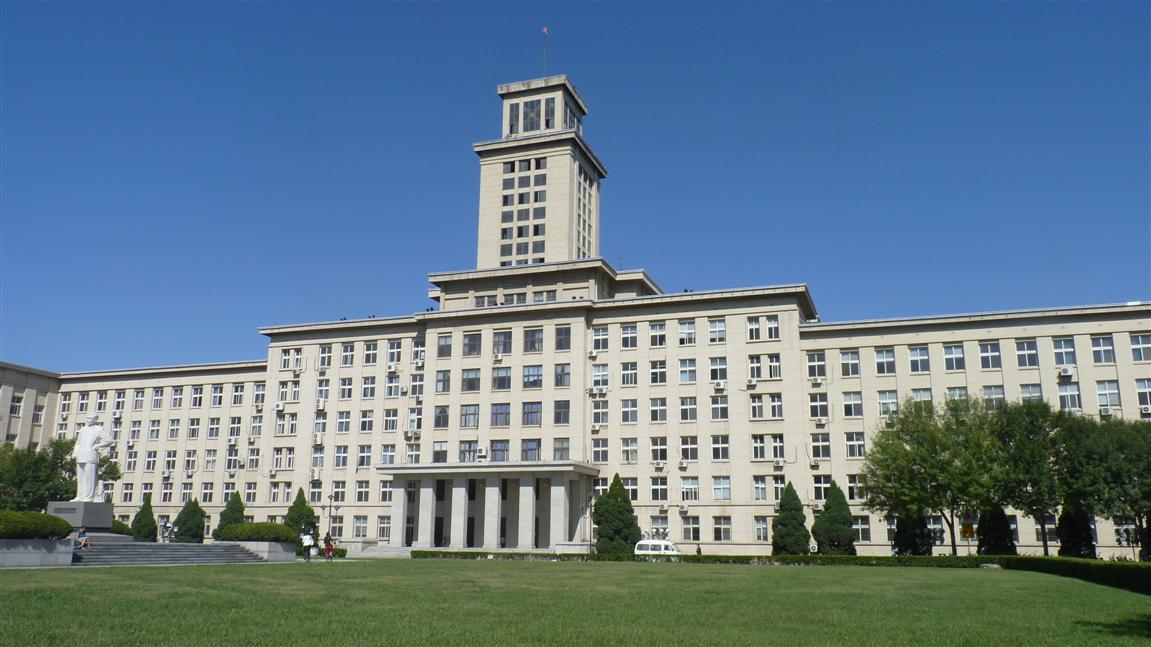
//> input picture Experiment1/testimg.jpg, 1151 x 647 px
$ ./HistogramDisplay   (built with g++ and OpenCV 4)
//> lines starting //> are read from the running program, lines starting //| are printed output that depends on the picture; after the words box and inside, x2 and y2 are one past the last pixel; in counts of white or black regions, pixels touching at a corner belong together
#include <iostream>
#include <fstream>
#include "opencv2/opencv.hpp"
#include "opencv2/imgproc/imgproc.hpp"
#include "opencv2/highgui/highgui.hpp"
#include <stdio.h>
using namespace cv;
using namespace std;

Mat myHist(Mat img)
{
	Mat Hist;

	/*
	���ƻ���ֱ��ͼ�ļ������
	*/

	// 1. �ֶ�����Ҷ�ֱ��ͼ����ʹ�� calcHist��
	int histSize = 256;
	int height = img.rows;
	int width = img.cols;
	vector<int> hist(histSize, 0);
	for (int i = 0; i < height; i++) {
		for (int j = 0; j < width; j++) {
			int val = img.at<uchar>(i, j);
			hist[val]++;
		}
	}

	// 2. ��һ��ֱ��ͼ�Ա����
	int histHeight = 400;
	int binWidth = 2;
	int maxCount = 0;
	for (int i = 0; i < histSize; i++) {
		if (hist[i] > maxCount) maxCount = hist[i];
	}

	// 3. ��������
	Hist = Mat::zeros(histHeight, histSize * binWidth, CV_8UC3);

	// 4. �ֶ�����ֱ��ͼ��״ͼ����ʹ�� calcHist �� normalize��
	for (int i = 0; i < histSize; i++)
	{
		// ���߰�����ӳ�䵽 histHeight
		int barHeight = 0;
		if (maxCount > 0) {
			barHeight = static_cast<int>(static_cast<double>(hist[i]) / maxCount * histHeight * 0.9);
		}
		rectangle(Hist,
			Point(i * binWidth, histHeight - barHeight),
			Point((i + 1) * binWidth - 1, histHeight - 1),
			Scalar(200, 200, 200),
			FILLED);
	}

	//���ظ���ԭͼ����Ƶ�ֱ��ͼ
	return Hist;
}

void main()
{
	Mat input = imread("testimg.jpg");
//> input is the input picture: 647 rows x 1151 cols, CV_8UC3; mean B, G, R 141.3, 123.7, 99.5

	Mat gray;
	//��ɫͼתΪ�Ҷ�ͼ
	cvtColor(input, gray, COLOR_BGR2GRAY);
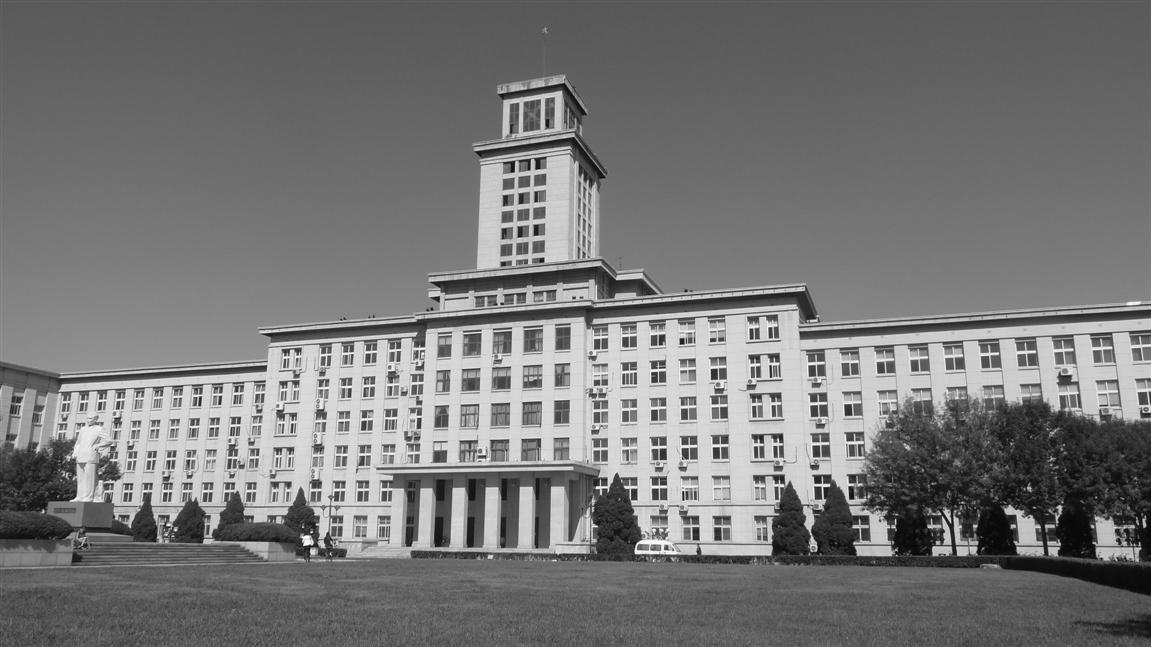
//> gray: 647 rows x 1151 cols, CV_8UC1; min 0, max 255, mean 118.4

	//ֱ��ͼ���ƣ�����ʵ��
	Mat Hist = myHist(gray);
//> after the loop in myHist, `for (int i = 0; i < height; i++)`: hist = 256 values, max 16576 at index 92, min 1 at index 0, mean 2909
//> the loop in myHist, `for (int i = 0; i < histSize; i++)` made 256 passes
//> maxCount on passes 1, 2, 5, 7, 8, 9, 10, 11, 12, 13, 14, 17: 1, 17, 23, 48, 85, 151, 397, 494, 625, 668, 715, 735
//> after the loop in myHist, `for (int i = 0; i < histSize; i++)`: maxCount = 16576
//> the loop in myHist, `for (int i = 0; i < histSize; i++)` made 256 passes
//> barHeight on passes 1 to 12: 0, 0, 0, 0, 0, 0, 1, 1, 3, 8, 10, 13
//> after the loop in myHist, `for (int i = 0; i < histSize; i++)`:
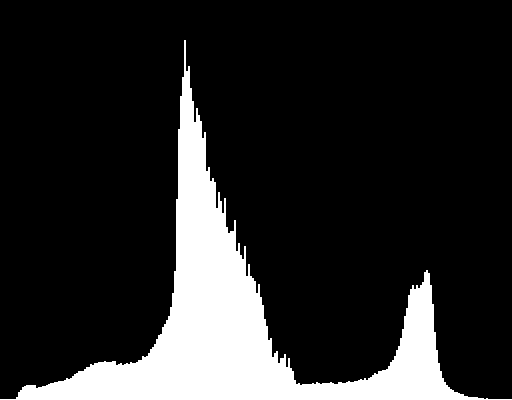
//> Hist: 400 rows x 512 cols, CV_8UC3; values 0 (black) and 200 (white), 15.7% white; 1 white region, box (x1, y1, x2, y2) and area: (0, 40, 512, 400) 32124

	imshow("Hist", Hist);
	waitKey(0);
}
